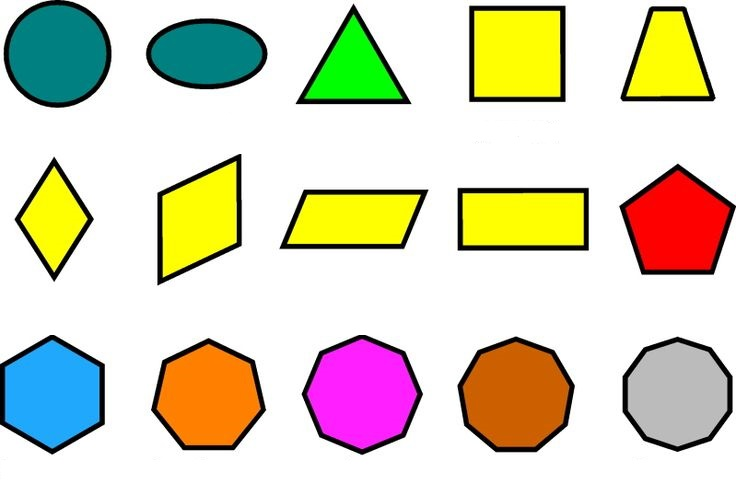
#> input picture cvHelper_module/image.jpg, 736 x 484 px
$ python field_work.py --i image.jpg
#> lines starting #> are read from the running program, lines starting #| are printed output that depends on the picture; after the words box and inside, x2 and y2 are one past the last pixel; in counts of white or black regions, pixels touching at a corner belong together
### cvHelper_module/cvHelper_module.py
import cv2, requests, imutils
import numpy as np

class CVHelper:
    def __init__(self, image, stand_url, token):
        self.image = image
        self.stand_url = stand_url
        self.token = token

    # [51 lines left out: functions getGrid, getShapeFromGrid, createCursedGrid, getCellCenter, not called in this run]

    def setDefaultImage(self, image):
        self.image = image

    # [60 lines left out: functions postImageStand, createFieldByShapes, not called in this run]

### cvHelper_module/field_work.py
import numpy as np
import cv2, imutils, argparse, copy

from cvHelper_module import CVHelper

shape_size = int(input())
#> the answer given: 100

ap = argparse.ArgumentParser()

ap.add_argument("--image", "--i", required=True, help = "Path to image.")

args = vars(ap.parse_args())

image = cv2.imread(args["image"])
#> image is the input picture: shape (484, 736, 3); mean B, G, R 187.7, 211.6, 217.1

helper = CVHelper(image, 'https://api.arstand-lab.ru/api/0/task/test_task/', '374270759c9852f00f667cb0308d2f8c2f600ec0')

image_gray = cv2.cvtColor(image, cv2.COLOR_BGR2GRAY)
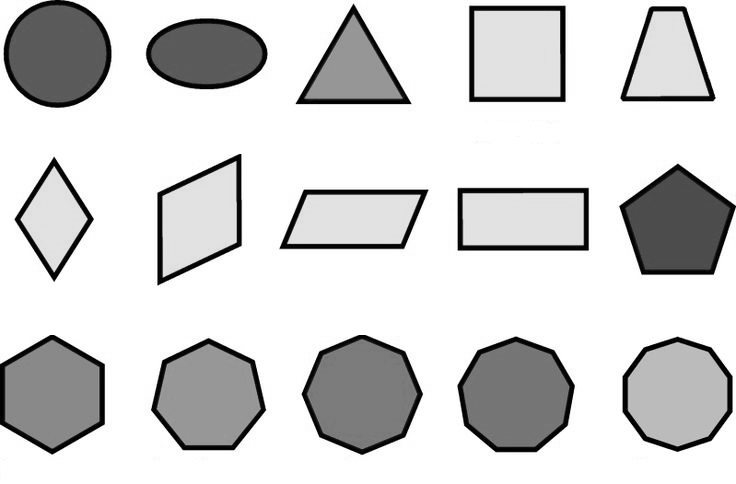
#> image_gray: shape (484, 736); min 0, max 255, mean 210.6

image_thresh = cv2.adaptiveThreshold(image_gray, 255, cv2.ADAPTIVE_THRESH_MEAN_C, cv2.THRESH_BINARY_INV, 15, 15)
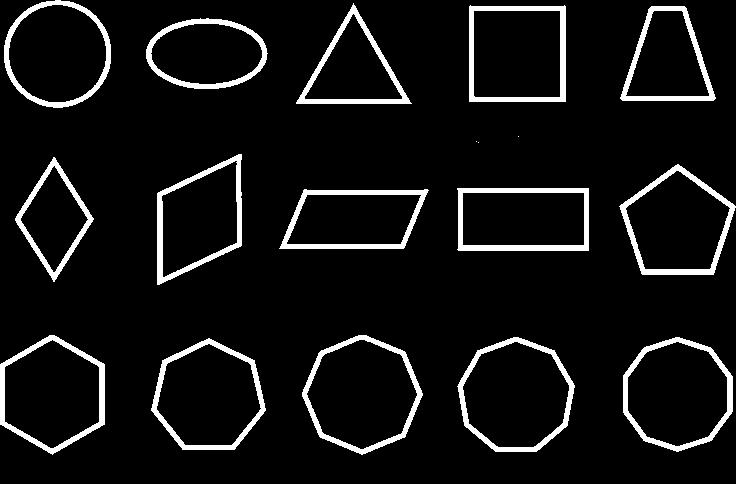
#> image_thresh: shape (484, 736); 7.4% white; 18 white regions (3 under 20 px)

cv2.imshow("thresh", image_thresh)

contours = cv2.findContours(image_thresh.copy(), cv2.RETR_LIST, cv2.CHAIN_APPROX_SIMPLE)
#> contours = 33 contours, 3 with area under 20; largest, box (x1, y1, x2, y2) and area: (302, 335, 423, 455) 10250, (457, 337, 575, 452) 10132, (623, 337, 733, 452) 9638, (151, 338, 266, 450) 9366, (0, 335, 105, 455) 9336

contours = imutils.grab_contours(contours)

field_pos = []

def sortPoints(field_pos):
    x_points = {point[0]:point[1] for point in field_pos}
    y_points = {point[1]:point[0] for point in field_pos}

    x_min = sorted(x_points)[: 2]
    y_min = sorted(y_points)[: 2]

    x_max = sorted(x_points, reverse = True)[: 2]
    y_max = sorted(y_points, reverse = True)[: 2]

    l_top = list(set(map(lambda point: (point, x_points[point]), x_min)) & set(map(lambda point: (y_points[point], point), y_min)))[0]
    r_top = list(set(map(lambda point: (point, x_points[point]), x_max)) & set(map(lambda point: (y_points[point], point), y_min)))[0]
    l_bottom = list(set(map(lambda point: (point, x_points[point]), x_min)) & set(map(lambda point: (y_points[point], point), y_max)))[0]
    r_bottom = list(set(map(lambda point: (point, x_points[point]), x_max)) & set(map(lambda point: (y_points[point], point), y_max)))[0]

    return [l_top, r_top, l_bottom, r_bottom]

def deleteSamePoints(field_pos):
    field_pos = sorted(field_pos, key = lambda point: point[1])
    for pointIndex in range(len(field_pos)):
        if (pointIndex + 1 <= len(field_pos) - 1 and abs(field_pos[pointIndex + 1][0] - field_pos[pointIndex][0]) <= 10 and abs(field_pos[pointIndex + 1][1] - field_pos[pointIndex][1]) <= 10):
            del field_pos[pointIndex]

    return field_pos

contours = sorted(contours, key = cv2.contourArea, reverse = True)

for contour in contours:
    perimeter = cv2.arcLength(contour, True)
    approx = cv2.approxPolyDP(contour, 0.02 * perimeter, True)

    if (len(approx) == shape_size):
        moments = cv2.moments(contour)
        center = (int(moments["m10"] / moments["m00"]), int(moments["m01"] / moments["m00"]))

        if (center not in field_pos): field_pos.append(center)
#> this loop made 33 passes
#> (perimeter, approx) on passes 6, 12, 15, 16, 19, 21, 22, 23, 24, 25, 27, 28: (383.7, [[470, 5], [469, 101], [565, 101], [565, 6]]), (386.2, [[457, 188], [458, 250], [588, 250], [588, 188]]), (384, [[241, 154], [157, 193], [157, 284], [241, 245]]), (345.1, [[473, 11], [559, 10], [560, 96], [475, 97]]), (387, [[279, 248], [403, 248], [428, 190], [304, 189]]), (347.7, [[462, 193], [583, 192], [584, 244], [463, 245]]), (339.3, [[651, 6], [620, 98], [713, 100], [686, 8]]), (344.3, [[236, 160], [237, 242], [163, 277], [161, 196]]), (344.2, [[286, 243], [307, 194], [421, 195], [400, 244]]), (362.6, [[353, 3], [296, 103], [411, 103]]), (313.8, [[53, 157], [15, 220], [54, 281], [93, 218]]), (305.4, [[654, 10], [683, 12], [708, 96], [625, 95]])
#> perimeter on passes 1, 2, 3, 4, 5, 7: 397.2, 384.7, 372.2, 375, 376.9, 353.9
#> after the loop, field_pos = []

field_pos = deleteSamePoints(field_pos)
field_pos = sortPoints(field_pos)
#> in sortPoints, `x_points = {point[0]:point[1] for point in field_pos}`: x_points = 0 items
#> in sortPoints, `x_min = sorted(x_points)[: 2]`: x_min = []
#> (the run stopped early here; a loop or call above may not have finished)
